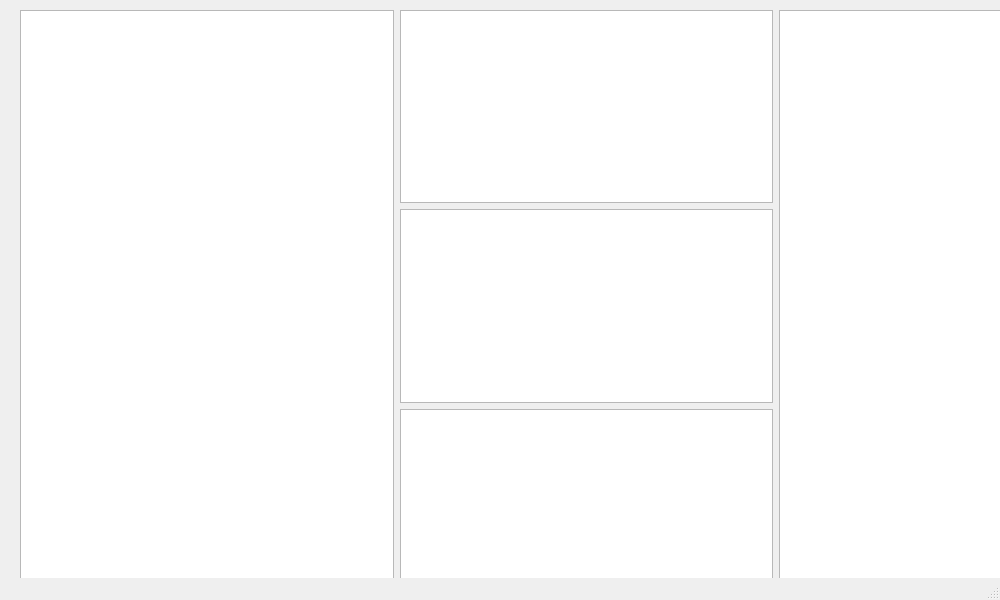
<?xml version="1.0" encoding="UTF-8"?>
<ui version="4.0">
 <class>MainWindow</class>
 <widget class="QMainWindow" name="MainWindow">
  <property name="geometry">
   <rect>
    <x>0</x>
    <y>0</y>
    <width>1000</width>
    <height>600</height>
   </rect>
  </property>
  <property name="windowTitle">
   <string>MainWindow</string>
  </property>
  <widget class="QWidget" name="centralwidget">
   <widget class="QWidget" name="layoutWidget">
    <property name="geometry">
     <rect>
      <x>20</x>
      <y>10</y>
      <width>1511</width>
      <height>592</height>
     </rect>
    </property>
    <layout class="QHBoxLayout" name="horizontalLayout_3">
     <item>
      <layout class="QHBoxLayout" name="horizontalLayout">
       <item>
        <widget class="QTableWidget" name="tableOperators"/>
       </item>
       <item>
        <layout class="QVBoxLayout" name="verticalLayout_3">
         <item>
          <widget class="QTextEdit" name="relative">
           <property name="font">
            <font>
             <pointsize>34</pointsize>
            </font>
           </property>
           <property name="documentTitle">
            <string>Абсолютная</string>
           </property>
           <property name="readOnly">
            <bool>true</bool>
           </property>
          </widget>
         </item>
         <item>
          <widget class="QTextEdit" name="absolute">
           <property name="font">
            <font>
             <pointsize>36</pointsize>
            </font>
           </property>
           <property name="readOnly">
            <bool>true</bool>
           </property>
          </widget>
         </item>
         <item>
          <widget class="QTextEdit" name="maximum">
           <property name="font">
            <font>
             <pointsize>34</pointsize>
            </font>
           </property>
          </widget>
         </item>
        </layout>
       </item>
      </layout>
     </item>
     <item>
      <widget class="QTextEdit" name="textFile">
       <property name="readOnly">
        <bool>false</bool>
       </property>
      </widget>
     </item>
    </layout>
   </widget>
   <widget class="QWidget" name="layoutWidget">
    <property name="geometry">
     <rect>
      <x>20</x>
      <y>600</y>
      <width>1511</width>
      <height>89</height>
     </rect>
    </property>
    <layout class="QHBoxLayout" name="horizontalLayout_4">
     <item>
      <widget class="QPushButton" name="buttonRefresh">
       <property name="text">
        <string>Refresh</string>
       </property>
      </widget>
     </item>
     <item>
      <widget class="QPushButton" name="buttonOpenFile">
       <property name="text">
        <string>Open File</string>
       </property>
      </widget>
     </item>
     <item>
      <widget class="QPushButton" name="buttonSave">
       <property name="text">
        <string>Save</string>
       </property>
      </widget>
     </item>
    </layout>
   </widget>
  </widget>
  <widget class="QMenuBar" name="menubar">
   <property name="geometry">
    <rect>
     <x>0</x>
     <y>0</y>
     <width>1000</width>
     <height>23</height>
    </rect>
   </property>
  </widget>
  <widget class="QStatusBar" name="statusbar"/>
 </widget>
 <resources/>
 <connections/>
</ui>
